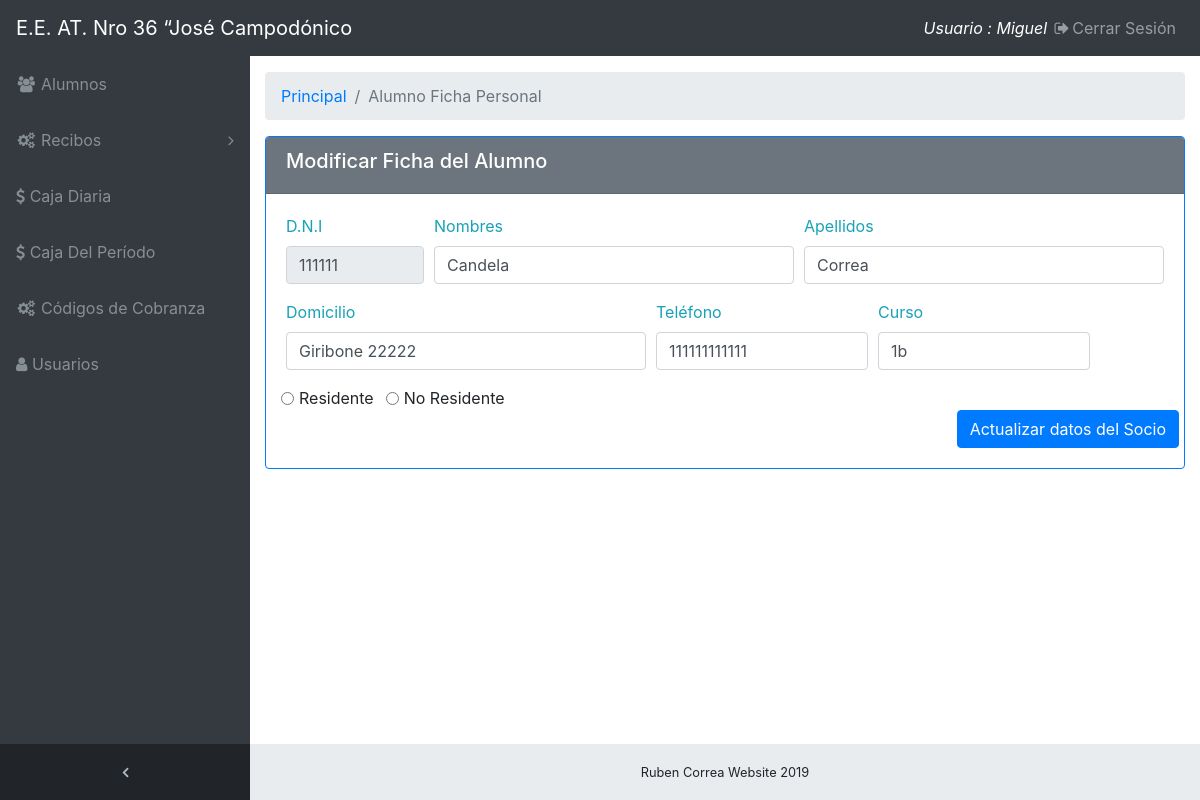
/modif_socios.php?dni=111111 (signed in), run on the app's committed database.
### tables this page shows
CREATE TABLE `alumnos` (
  `dni` varchar(12) NOT NULL,
  `curso` varchar(2) NOT NULL,
  `apellidos` varchar(40) NOT NULL,
  `nombres` varchar(40) NOT NULL,
  `telefono` varchar(12) NOT NULL,
  `domicilio` varchar(50) NOT NULL,
  `recidente` varchar(14) NOT NULL
);

### modif_socios.php (the view, shortened to what this page needs)
<!DOCTYPE html>
<html lang="es">
<head>
  <?php include('include/header.php') ?>
  <link rel="stylesheet" type="text/css" href="jquery-ui/jquery-ui.css">
  <link rel="stylesheet" type="text/css" href="css/bootstrap-datepicker.css">
  <?php
  require_once("conexion.php");
  if (isset($_GET['dni'])) {
    $dni = $_GET['dni'];
  }
  $sqlsocio = "SELECT * FROM alumnos WHERE dni='" . $dni . "'";
  $ressocio = mysqli_query($link, $sqlsocio);
  $filasocio = mysqli_fetch_array($ressocio);
  ?>
</head>
<body class="fixed-nav sticky-footer bg-dark" id="page-top">
  <?php include('include/menu.php') ?>
  <div class="content-wrapper">
    <div class="container-fluid">
      <ol class="breadcrumb">
        <li class="breadcrumb-item">
          <a href="alumnos.php">Principal</a>
        </li>
        <li class="breadcrumb-item active">Alumno Ficha Personal</li>
      </ol>
      <div class="row">
        <div class="col-12">
          <div class="card border-primary">
            <div class="card-header  bg-secondary text-white">
              <h5 class="text-white">Modificar Ficha del Alumno</h5>
            </div>
            <div class="card-body ">
              <div class="row">
                <div class="col-12">
                  <form method="post" autocomplete="off" name="modif_socios" id="modif_socios">
                    <div class="form-row">
                      <div class="form-group col-md-2">
                        <label for="dni" class="text-info">D.N.I</label>
                        <input type="text" class="form-control " id="dni" name="dni" placeholder="DNI" value="<?php echo $filasocio['dni']; ?>" readonly>
                      </div>
                      <div class="form-group col-md-5">
                        <label for="nombres" class="text-info">Nombres</label>
                        <input type="text" class="form-control" id="nombres" name="nombres" placeholder="Nombres" value="<?php echo $filasocio['nombres']; ?>">
                      </div>
                      <div class="form-group col-md-5">
                        <label for="apellido" class="text-info">Apellidos</label>
                        <input type="text" class="form-control" id="apellido" name="apellido" placeholder="Apellidos" value="<?php echo $filasocio['apellidos']; ?>">
                      </div>
                    </div>
                    <div class="form-row">
                      <div class="form-group col-md-5">
                        <label for="domicilio" class="text-info">Domicilio</label>
                        <input type="text" class="form-control" id="domicilio" name="domicilio" placeholder="Domicilio" value="<?php echo $filasocio['domicilio']; ?>">
                      </div>
                      <div class="form-group col-md-3">
                        <label for="telefono" class="text-info">Teléfono</label>
                        <input type="text" class="form-control" id="telefono" name="telefono" placeholder="Teléfono" value="<?php echo $filasocio['telefono']; ?>">
                      </div>
                      <div class="form-group col-md-3">
                        <label for="curso" class="text-info">Curso</label>
                        <input type="text" class="form-control" id="curso" name="curso" placeholder="Curso" value="<?php echo $filasocio['curso']; ?>">
                      </div>
                      <div class="form-check form-check-inline">
                        <input class="form-check-input" type="radio" name="recidente" id="inlineRadio1" value="Residente" <?php if( $filasocio['recidente'] == "Residente" ) { ?>checked="checked"<?php } ?>>
                        <label class="form-check-label" for="inlineRadio1" checked>Residente</label>
                      </div>
                      <div class="form-check form-check-inline">
                        <input class="form-check-input" type="radio" name="recidente" id="inlineRadio2" value="No Residente"<?php if( $filasocio['recidente'] == "No Residente" ) { ?>checked="checked"<?php } ?> >
                        <label class="form-check-label" for="inlineRadio2">No Residente</label>
                      </div>
                    </div>
                    <div class="row d-flex justify-content-end">
                      <button type="submit" class="btn btn-primary" id="guardar_datos">Actualizar datos del Socio</button>
                    </div>
                  </form>
                </div>
              </div>
            </div>
          </div>
        </div>
      </div>
    </div>
    <footer class="sticky-footer">
      <div class="container">
        <div class="text-center">
          <small>Ruben Correa Website 2019</small>
        </div>
      </div>
    </footer>
  </div>
</body>
</html>

### css/sb-admin.css (style rules this page uses)
html { position: relative; min-height: 100%; }
body { overflow-x: hidden; }
body.sticky-footer { margin-bottom: 56px; }
body.sticky-footer .content-wrapper { min-height: calc(100vh - 56px - 56px); }
body.fixed-nav { padding-top: 56px; }
.content-wrapper { min-height: calc(100vh - 56px); padding-top: 1rem; }
.content-wrapper { overflow-x: hidden; background: white; }
@media (min-width: 992px) { .content-wrapper { margin-left: 250px; } }
footer.sticky-footer { position: absolute; right: 0; bottom: 0; width: 100%; height: 56px; background-color: #e9ecef; line-height: 55px; }
@media (min-width: 992px) { footer.sticky-footer { width: calc(100% - 250px); } }

### data on the page
alumnos: dni "111111", nombres "Candela", apellido "Correa", domicilio "Giribone 22222", telefono "111111111111", curso "1b", recidente "☐ Residente", recidente "☐ No Residente"

### other printed values
$_SESSION ['nombre'] "Miguel"
